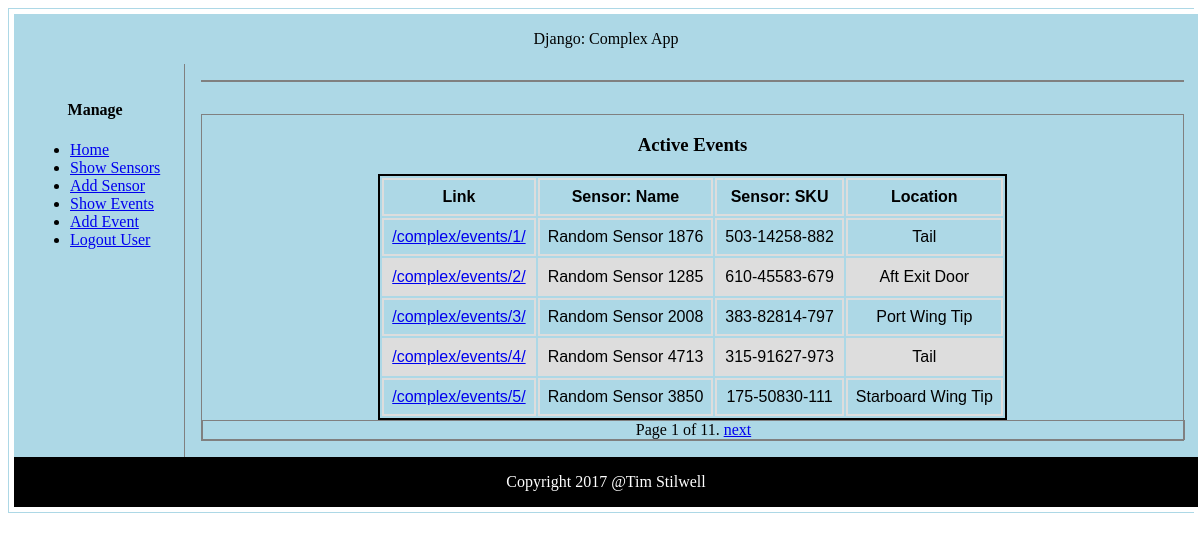
Page /complex/events/ on the committed database.
### complex/models.py (models this page shows, shortened)
class Event(models.Model):
    NOSE = 0
    COCKPIT = 1
    FORE_DOOR = 2
    PORT_WING_TIP = 3
    PORT_WING = 4
    STARBOARD_WING_TIP = 5
    STARBOARD_WING = 6
    AFT_DOOR = 7
    TAIL = 8
    LOCATIONS = (
        (NOSE, 'Nose'),
        (COCKPIT, 'Cockpit'),
        (FORE_DOOR, 'Fore Exit Door'),
        (PORT_WING_TIP, 'Port Wing Tip'),
        (PORT_WING, 'Port Wing'),
        (STARBOARD_WING_TIP, 'Starboard Wing Tip'),
        (STARBOARD_WING, 'Starboard Wing'),
        (AFT_DOOR, 'Aft Exit Door'),
        (TAIL, 'Tail')
    )
    ONLINE = 100
    CLIMATE_FAULT = 101
    CAMERA_FAULT = 102
    LOW_POWER = 103
    STATUS = (
        (ONLINE, 'Online'),
        (CLIMATE_FAULT, 'Climate Fault'),
        (CAMERA_FAULT, 'Camera Fault'),
        (LOW_POWER, 'Low Power')
    )
    NA = 200
    LENS = 201
    GLARE = 202
    MEMORY_FULL = 203
    CAMERA = (
        (NA, 'N/A'),
        (LENS, 'Lens Obscured'),
        (GLARE, 'Contrast Too High'),
        (MEMORY_FULL, 'Memory Full')
    )
    sensor = models.ForeignKey(Sensor)
    timestamp = models.DateTimeField()
    location = models.SmallIntegerField(choices=LOCATIONS,
                                        default=COCKPIT)
    status = models.SmallIntegerField(choices=STATUS,
                                      default=ONLINE)
    camera = models.SmallIntegerField(choices=CAMERA,
                                      default=NA)
    avg_temp = models.DecimalField(max_digits=5,
                                   decimal_places=2,
                                   default=Decimal('0.00'))
    avg_pressure = models.DecimalField(max_digits=5,
                                       decimal_places=2,
                                       default=Decimal('0.00'))
    pct_humidity = models.PositiveIntegerField(default=0)
    altitude = models.PositiveIntegerField(default=0)
    windspeed = models.PositiveIntegerField(default=0)
    deleted = models.BooleanField(default=False)
    link = models.URLField(max_length=30,
                           null=True,
                           blank=False)
    ulink = models.URLField(max_length=30,
                            null=True,
                            blank=False)
    dlink = models.URLField(max_length=30,
                            null=True,
                            blank=False)
    class Meta:
        ordering = ['id']

class Sensor(models.Model):
    FAHRENHEIT = 0
    CELSIUS = 1
    TEMPERATURE_UNITS = (
        (FAHRENHEIT, 'Fahrenheit'),
        (CELSIUS, 'Celsius')
    )
    PSI = 2
    ATM = 3
    PRESSURE_UNITS = (
        (PSI, 'psi'),
        (ATM, 'atm')
    )
    MILES = 4
    KILOMETERS = 5
    ALTITUDE_UNITS = (
        (MILES, 'Miles'),
        (KILOMETERS, 'Kilometers')
    )
    MILES_PER_HOUR = 6
    KILOMETERS_PER_HOUR = 7
    WINDSPEED_UNITS = (
        (MILES_PER_HOUR, 'Miles/Hour'),
        (KILOMETERS_PER_HOUR, 'Kilometers/Hour')
    )
    created_by = models.ForeignKey(User,
                                   on_delete=models.CASCADE)
    name = models.CharField(max_length=20,
                            null=False,
                            blank=False,
                            unique=False)
    sku = models.CharField(max_length=20,
                           null=False,
                           blank=False,
                           unique=False)
    serial_no = models.CharField(max_length=20,
                                 null=False,
                                 blank=False,
                                 unique=True)
    temp_units = models.SmallIntegerField(choices=TEMPERATURE_UNITS,
                                          default=CELSIUS)
    pressure_units = models.SmallIntegerField(choices=PRESSURE_UNITS,
                                              default=ATM)
    alt_units = models.SmallIntegerField(choices=ALTITUDE_UNITS,
                                         default=KILOMETERS)
    ws_units = models.SmallIntegerField(choices=WINDSPEED_UNITS,
                                         default=KILOMETERS_PER_HOUR)
    installed = models.DateField(auto_now_add=True)
    climate = models.BooleanField(default=True)
    camera = models.BooleanField(default=False)
    link = models.URLField(max_length=30,
                           null=True,
                           blank=False)
    ulink = models.URLField(max_length=30,
                            null=True,
                            blank=False)
    dlink = models.URLField(max_length=30,
                            null=True,
                            blank=False)
    class Meta:
        ordering = ['id']

### complex/views.py (the view)
class EventListView(ListView):
    allow_empty = True
    context_object_name = 'object_list'
    http_method_not_allowed = ['delete', 'patch', 'post', 'put']
    form = EventForm
    paginate_by = 5
    paginate_orphans = 0
    paginator_class = Paginator
    page_kwarg = 'page'
    template_name = 'complex/event_list.html'
    def get_queryset(self):
        queryset = Event.objects.all()
        for event in queryset:
            event.location = event.get_location_display()
        return queryset

### complex/templates/complex/event_list.html (shortened to what this page needs)
{% extends "complex/base.html" %}
{% load static %}
{% block table %}
    <h3>Active Events</h3>
    {% if object_list %}
        <table id="list">
            <thead>
                <tr>
                    <th>Link</th>
                    <th>Sensor: Name</th>
                    <th>Sensor: SKU</th>
                    <th>Location</th>
                </tr>
            </thead>
            <tbody>
            {% for event in object_list %}
                <tr>
                    <td><a href="{{ event.link }}">{{ event.link }}</a></td>
                    <td>{{ event.sensor.name }}</td>
                    <td>{{ event.sensor.sku }}</td>
                    <td>{{ event.location }}</td>
                </tr>
            {% endfor %}
            </tbody>
        </table>
    {% else %}
        <p>There are no active events.</p>
    {% endif %}
    {% if is_paginated %}
        <div class="pagination">
            <span class="page-links">
                <span class="page-current">
                    Page {{ page_obj.number }} of {{ page_obj.paginator.num_pages }}.
                </span>
                {% if page_obj.has_next %}
                    <a href="{{ request.path }}?page={{ page_obj.next_page_number }}">next</a>
                {% endif %}
            </span>
        </div>
    {% endif %}
{% endblock %}

### complex/static/css/complex/layout.css (style rules this page uses)
div { text-align: center; width: 100%; border: 1px solid gray; }
table { text-align: right; font-family: arial, sans-serif; font-style: 10px; border: 2px solid black; padding: none; margin: 0 auto 0 auto; }
td, th { border: 2px solid #dddddd; text-align: center; padding: 8px; }
tr:nth-child(even) { background-color: #dddddd; }

### rows in the picture
Event: link "/complex/events/1/", sensor.name "Random Sensor 1876", sensor.sku "503-14258-882", location "Tail"
Event: link "/complex/events/2/", sensor.name "Random Sensor 1285", sensor.sku "610-45583-679", location "Aft Exit Door"
Event: link "/complex/events/3/", sensor.name "Random Sensor 2008", sensor.sku "383-82814-797", location "Port Wing Tip"
Event: link "/complex/events/4/", sensor.name "Random Sensor 4713", sensor.sku "315-91627-973", location "Tail"
Event: link "/complex/events/5/", sensor.name "Random Sensor 3850", sensor.sku "175-50830-111", location "Starboard Wing Tip"

### other values in the picture
{{ page_obj.number }} "1"
{{ page_obj.paginator.num_pages }} "11"
